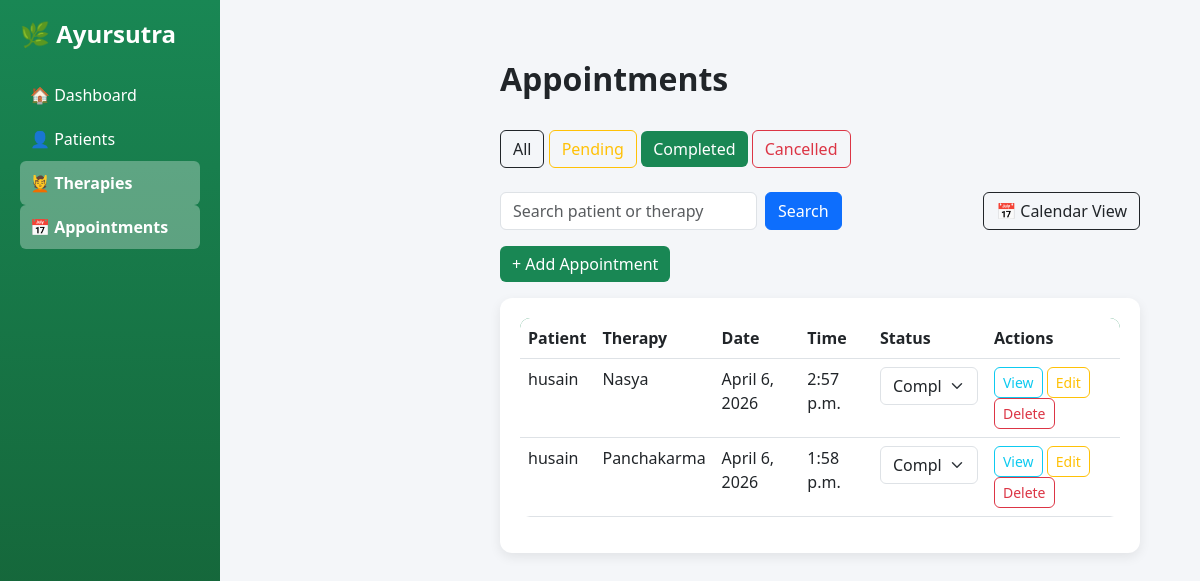
Screenshot of /therapies/appointments/?status=COMPLETED with the database file from the repository.
### therapies/models.py (models this page shows, shortened)
class Appointment(models.Model):
    STATUS_CHOICES = [
        ('PENDING', 'Pending'),
        ('COMPLETED', 'Completed'),
        ('CANCELLED', 'Cancelled'),
    ]
    patient = models.ForeignKey(Patient, on_delete=models.CASCADE, related_name="therapy_appointments")
    therapy = models.ForeignKey(Therapy, on_delete=models.CASCADE)
    date = models.DateField()
    time = models.TimeField()
    status = models.CharField(
        max_length=10,
        choices=STATUS_CHOICES,
        default='PENDING'
    )
    prescription = models.TextField(blank=True, null=True)
    doctor_notes = models.TextField(blank=True, null=True)

class Therapy(models.Model):
    therapy_name = models.CharField(max_length=100)
    duration = models.IntegerField(help_text="Duration in minutes")
    description = models.TextField()
    precautions = models.TextField(blank=True)
    def __str__(self):
        return self.therapy_name

### patients/models.py (models this page shows, shortened)
class Patient(models.Model):
    GENDER_CHOICES = [
        ('Male', 'Male'),
        ('Female', 'Female'),
        ('Prefer not to say', 'Prefer not to say'),
    ]
    name = models.CharField(max_length=100)
    age = models.IntegerField()
    gender = models.CharField(max_length=25, choices=GENDER_CHOICES)
    phone = models.CharField(max_length=10, validators=[phone_validator])
    user = models.OneToOneField(User, on_delete=models.CASCADE, related_name='patient')
    name = models.CharField(max_length=100)
    phone = models.CharField(max_length=15)
    email = models.EmailField(blank=True, null=True)
    def __str__(self):
        return self.name

### therapies/views.py (the view)
# urls.py: path('appointments/', views.appointment_list, name='appointments'),
def appointment_list(request):
    status_filter = request.GET.get('status')
    query = request.GET.get('q')
    appointments = Appointment.objects.all().order_by('-date', '-time')
    if status_filter:
        appointments = appointments.filter(status=status_filter)
    if query:
     appointments = appointments.filter(
        Q(patient__name__icontains=query) |
        Q(therapy__therapy_name__icontains=query)
    )
    return render(request, 'therapies/appointment_list.html', {
        'appointments': appointments,
        'status_filter': status_filter,
        'query': query
    })

### templates/therapies/appointment_list.html (shortened to what this page needs)
{% extends 'base.html' %}
{% block content %}
<div class="main-content">
    <div class="d-flex justify-content-between align-items-center mb-4">
        <h2>Appointments</h2>
    </div>
    <div class="mb-4">
        <a href="{% url 'appointments' %}"
           class="btn {% if not status_filter %}btn-dark{% else %}btn-outline-dark{% endif %}">
           All
        </a>
        <a href="?status=PENDING"
           class="btn {% if status_filter == 'PENDING' %}btn-warning{% else %}btn-outline-warning{% endif %}">
           Pending
        </a>
        <a href="?status=COMPLETED"
           class="btn {% if status_filter == 'COMPLETED' %}btn-success{% else %}btn-outline-success{% endif %}">
           Completed
        </a>
        <a href="?status=CANCELLED"
           class="btn {% if status_filter == 'CANCELLED' %}btn-danger{% else %}btn-outline-danger{% endif %}">
           Cancelled
        </a>
    </div>
<div class="d-flex justify-content-between mb-3">
    <form method="GET" class="d-flex">
        <input type="text" name="q" value="{{ query|default:'' }}"
               class="form-control me-2" placeholder="Search patient or therapy">
        <button class="btn btn-primary">Search</button>
    </form>
    <a href="{% url 'appointment_calendar' %}" class="btn btn-outline-dark">
        📅 Calendar View
    </a>
</div>
    <a href="{% url 'add_appointment' %}" class="btn btn-success mb-3">
        + Add Appointment
    </a>
    <div class="card">
        <div class="card-body">
            {% if appointments %}
            <table class="table table-hover">
                <thead>
                    <tr>
                        <th>Patient</th>
                        <th>Therapy</th>
                        <th>Date</th>
                        <th>Time</th>
                        <th>Status</th>
                        <th>Actions</th>
                    </tr>
                </thead>
                <tbody>
                    {% for appt in appointments %}
                    <tr>
                        <td>{{ appt.patient }}</td>
                        <td>{{ appt.therapy }}</td>
                        <td>{{ appt.date }}</td>
                        <td>{{ appt.time }}</td>
                       <td>
                        <form method="POST" action="{% url 'update_status' appt.id %}">
                            <select name="status" onchange="this.form.submit()" class="form-select">
                                <option value="COMPLETED" {% if appt.status == "COMPLETED" %}selected{% endif %}>Completed</option>
                            </select>
                        </form>
                        </td>
                        <td>
                            <a href="{% url 'appointment_detail' appt.id %}" class="btn btn-sm btn-outline-info">View</a>
                            <a href="{% url 'appointment_edit' appt.id %}" class="btn btn-sm btn-outline-warning">Edit</a>
                            <a href="{% url 'appointment_delete' appt.id %}" class="btn btn-sm btn-outline-danger"
                            onclick="return confirm('Are you sure you want to delete this appointment?');">
                            Delete
                            </a>
                        </td>
                    </tr>
                    {% endfor %}
                </tbody>
            </table>
            {% else %}
                <div class="text-center p-4">
                    <h5>No appointments found</h5>
                    <p class="text-muted">Try changing filters</p>
                </div>
            {% endif %}
        </div>
    </div>
</div>
{% endblock %}

### patients/static/patients/css/style.css (style rules this page uses)
body { font-family: 'Segoe UI', Tahoma, Geneva, Verdana, sans-serif; background-color: #f4f6f9; margin: 0; }
.main-content { margin-left: 220px; padding: 30px; }
.card { border: none; border-radius: 12px; box-shadow: 0 4px 12px rgba(0,0,0,0.08); }
.card-body { padding: 20px; }
.table { border-radius: 10px; overflow: hidden; }
.table thead { background-color: #198754; color: white; }
.btn { border-radius: 6px; transition: 0.2s ease; }
.btn-success { background-color: #198754; border: none; }
h2 { font-weight: 600; }
form input, form textarea { border-radius: 6px !important; padding: 8px; }
form select { border-radius: 6px; padding: 8px; appearance: auto; -webkit-appearance: menulist; -moz-appearance: menulist; cursor: pointer; }
.card, .btn { transition: all 0.2s ease-in-out; }
select { appearance: none; -webkit-appearance: none; -moz-appearance: none; }
.main-content { overflow-x: auto; }

### rows the page displays
Appointment: patient "husain", therapy "Nasya", date "April 6, 2026", time "2:57 p.m.", status "Completed"
Appointment: patient "husain", therapy "Panchakarma", date "April 6, 2026", time "1:58 p.m.", status "Completed"
